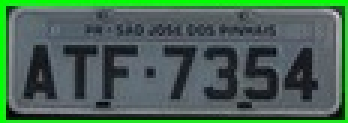
//> input picture Imagem/Imagem_temporaria.jpg, 116 x 41 px (shown 3 times larger)
$ ./pre_processamento   (built with g++ and OpenCV 4)
//> lines starting //> are read from the running program, lines starting //| are printed output that depends on the picture; after the words box and inside, x2 and y2 are one past the last pixel; in counts of white or black regions, pixels touching at a corner belong together
#include <opencv2/opencv.hpp>
#include <vector>
#include <iostream>
#include <opencv2/core/mat.hpp>

void pre_processamento(){

    cv::Mat imagem_placa = cv::imread("../Imagem/Imagem_temporaria.jpg");
//> imagem_placa is the input picture: 41 rows x 116 cols, CV_8UC3; mean B, G, R 82.4, 100.8, 70.7

    if (imagem_placa.empty())
        return;

    // Aumentar a imagem para um melhor ajuste no tesseract

    cv::Mat img_aumentada;
    cv::resize(imagem_placa, img_aumentada, cv::Size(), 4, 4, cv::INTER_CUBIC);
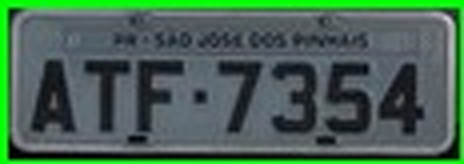
//> img_aumentada: 164 rows x 464 cols, CV_8UC3; mean B, G, R 82.5, 100.7, 70.8

    // O 50 e o 255 são colocados na placa, é a margem do quanto de branco e cinza serão adicionados na imagem para realçar as letras

    cv::Mat img_cinza;
    cv::cvtColor(img_aumentada, img_cinza, cv::COLOR_BGR2GRAY);
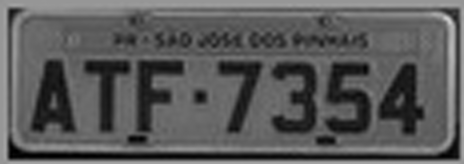
//> img_cinza: 164 rows x 464 cols, CV_8UC1; min 0, max 206, mean 89.7

    //img_cinza = cv2.cvtColor(img_aumentada, cv2.COLOR_BGR2GRAY)

    cv::Mat img_binaria;
    cv::threshold(img_cinza, img_binaria, 65, 200, cv::THRESH_BINARY);
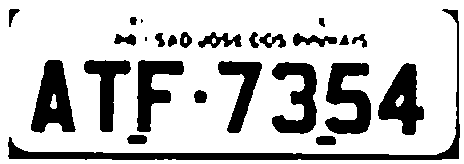
//> img_binaria: 164 rows x 464 cols, CV_8UC1; values 0 (black) and 200 (white), 76.6% white; 26 black regions (2 under 20 px), largest, box (x1, y1, x2, y2) and area: (8, 9, 460, 160) 3561, (325, 63, 371, 134) 2027, (31, 60, 76, 133) 1981

    // Salvar a imagem binarizada e em cinza

    cv::imwrite("../Imagem/placa_binarizada.jpg", img_binaria);
    //cv::imwrite("../Imagem/placa_binarizada_png.png", img_binaria);

    cv::imshow("ler_placa", imagem_placa);
    cv::imshow("placa_cinza", img_cinza);
    cv::imshow("placa_binaria", img_binaria);
    cv::waitKey(0);
    cv::destroyAllWindows();

}

int main () {
    pre_processamento();
    return 0;
}
